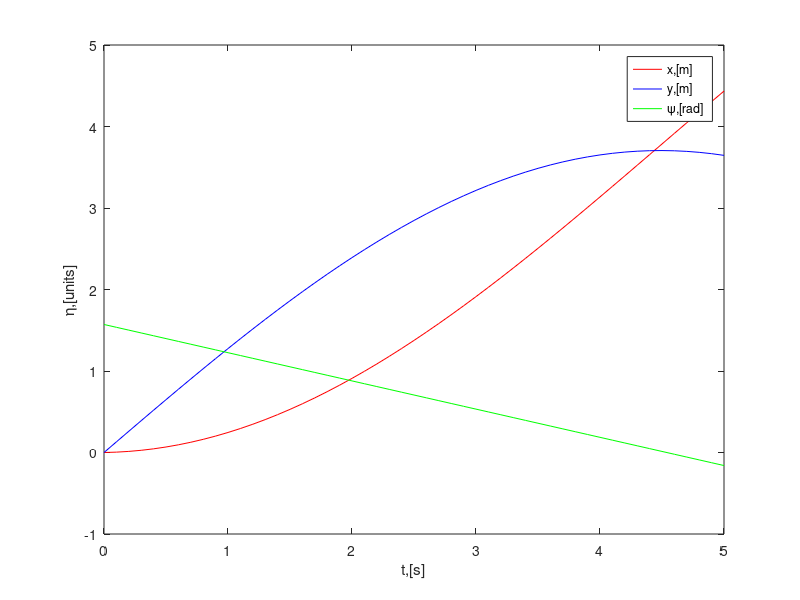
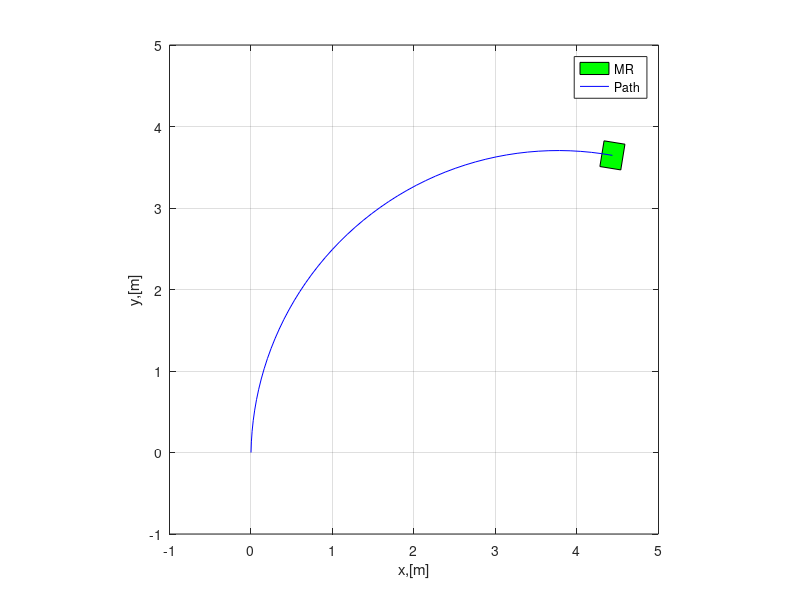

Write the MATLAB code that produced these figures, in order.
%% Kinemaitc simulation of mobile robot
clear all;clc; % lenh xoa man hinh

%% tham so mo phong
dt = 0.1; % buoc nhay
ts = 5; % thoi gian mo phong
t = 0:dt:ts; % vector

%% thong so vat ly cua xe
r = 0.03; % ban kinh banh xe
l_x = 0.15; % khoang cach banh xe den khung xe
l_y = 0.13;

%% vi tri ban dau
x0 = 0;
y0 = 0;
pos_0 = pi()/2;

eta0 = [x0;y0;pos_0]; % ma tran vi tri ban dau
eta(:,1) = eta0;

%% vong lap - xe di chuyen
for i=1:length(t)
    
    %% input
    omega_1 = 42;
    omega_2 = 45;
    omega = [omega_1;omega_2];

    % ma tran jacobian
    J = (r/2)*[1,     1;
               1/l_y, -1/l_y];
    
    % van toc
    zeta(:,i) = J*omega
    v_x = zeta(1,i);
    pos = zeta(2,i)*dt+eta(3,i);
    

    eta(:,i+1) = eta(:,i) + [dt*v_x*cos(pos); dt*v_x*sin(pos); dt*zeta(2,i)]; % update vi tri
    
    
end
%% ve bieu do
figure
plot(t,eta(1,1:i),'r-'); % toa do Ox
hold on
plot(t, eta(2,1:i),'b-'); % toa do Oy
plot(t, eta(3,1:i),'g-'); % goc phi
legend('x,[m]','y,[m]','\psi,[rad]');
set(gca,'fontsize',10)
xlabel('t,[s]');
ylabel('\eta,[units]');

eta(:,i)
%% hinh anh chuyen dong cua robot
l = 2*(l_y);
w = 2*l_x+0.02;
% toa do 4 diem robot so voi tam robot
mr_co = [-l/2,  l/2, l/2, -l/2, -l/2;           % |-----|
         -w/2, -w/2, w/2,  w/2, -w/2;];         % |_____|

figure
for i = 1:5:length(t) % robot bat dau di chuyen
    psi = eta(3,i);
    R_psi = [cos(psi),-sin(psi);
           sin(psi),cos(psi);]; % ma tran quay
    v_pos = R_psi*mr_co;
    fill(v_pos(1,:) + eta(1,i),v_pos(2,:)+eta(2,i),'g')
    % backgound
    hold on, grid on
    axis([-1 5 -1 5 ]), axis square
    plot(eta(1,1:i),eta(2,1:i),'b-');
    legend('MR','Path')
    set(gca,'fontsize',10)
    xlabel('x,[m]');ylabel('y,[m]');
    pause(0.1);
    hold off
end % animation ends here


         